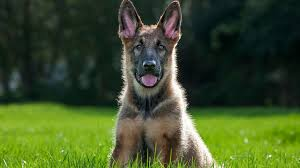
#> input picture YüzTanıma/OpenCV/Nesneler/Kopek1.jpg, 300 x 168 px, found by its file name
$ python n4.py
#> lines starting #> are read from the running program, lines starting #| are printed output that depends on the picture
###Kütüphaneleri dahil edelim###
import cv2
import numpy as np
###Yayıp Aşındıralım###
cekkirdek_asindirma=np.ones((7,7),np.uint8)
cekkirdek_yayma=np.ones((3,3),np.uint8)
###Okuyup Griye cevirelim###
resim=cv2.imread("OpenCV/Nesneler/Kopek1.jpg",0)
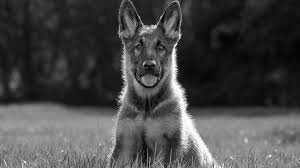
#> resim: shape (168, 300); min 0, max 255, mean 71.2
###Aşındırma###
asindirma=cv2.erode(resim,cekkirdek_asindirma,iterations=1)
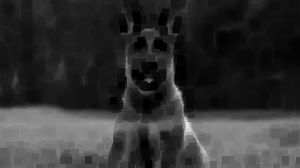
#> asindirma: shape (168, 300); min 0, max 235, mean 49.8
son_hal=cv2.dilate(asindirma,cekkirdek_yayma,iterations=1)
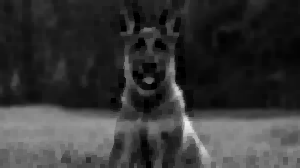
#> son_hal: shape (168, 300); min 0, max 235, mean 54
cv2.imshow("Acma",son_hal)
cv2.waitKey(0)

$ run again, with YüzTanıma/OpenCV/Nesneler/Kopek2.jpg copied over YüzTanıma/OpenCV/Nesneler/Kopek1.jpg
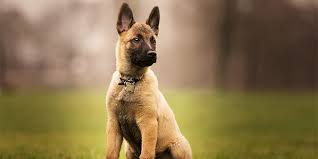
#> input picture YüzTanıma/OpenCV/Nesneler/Kopek2.jpg, 318 x 159 px, found by its file name
#> `resim=cv2.imread("OpenCV/Nesneler/Kopek1.jpg",0)`:
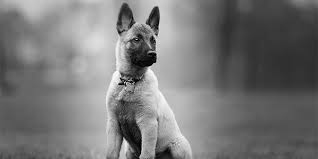
#> resim: shape (159, 318); min 0, max 255, mean 119.2
#> `son_hal=cv2.dilate(asindirma,cekkirdek_yayma,iterations=1)`:
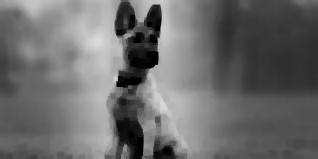
#> son_hal: shape (159, 318); min 0, max 217, mean 107.6

$ run again, with YüzTanıma/OpenCV/Nesneler/Kopek3.jpg copied over YüzTanıma/OpenCV/Nesneler/Kopek1.jpg
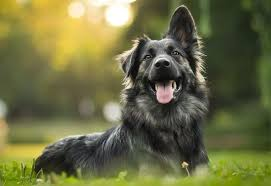
#> input picture YüzTanıma/OpenCV/Nesneler/Kopek3.jpg, 271 x 186 px, found by its file name
#> `resim=cv2.imread("OpenCV/Nesneler/Kopek1.jpg",0)`:
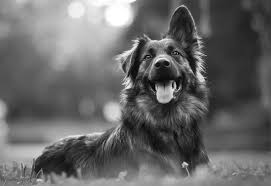
#> resim: shape (186, 271); min 0, max 255, mean 103.4
#> `son_hal=cv2.dilate(asindirma,cekkirdek_yayma,iterations=1)`:
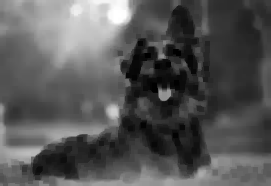
#> son_hal: shape (186, 271); min 0, max 255, mean 86.3
